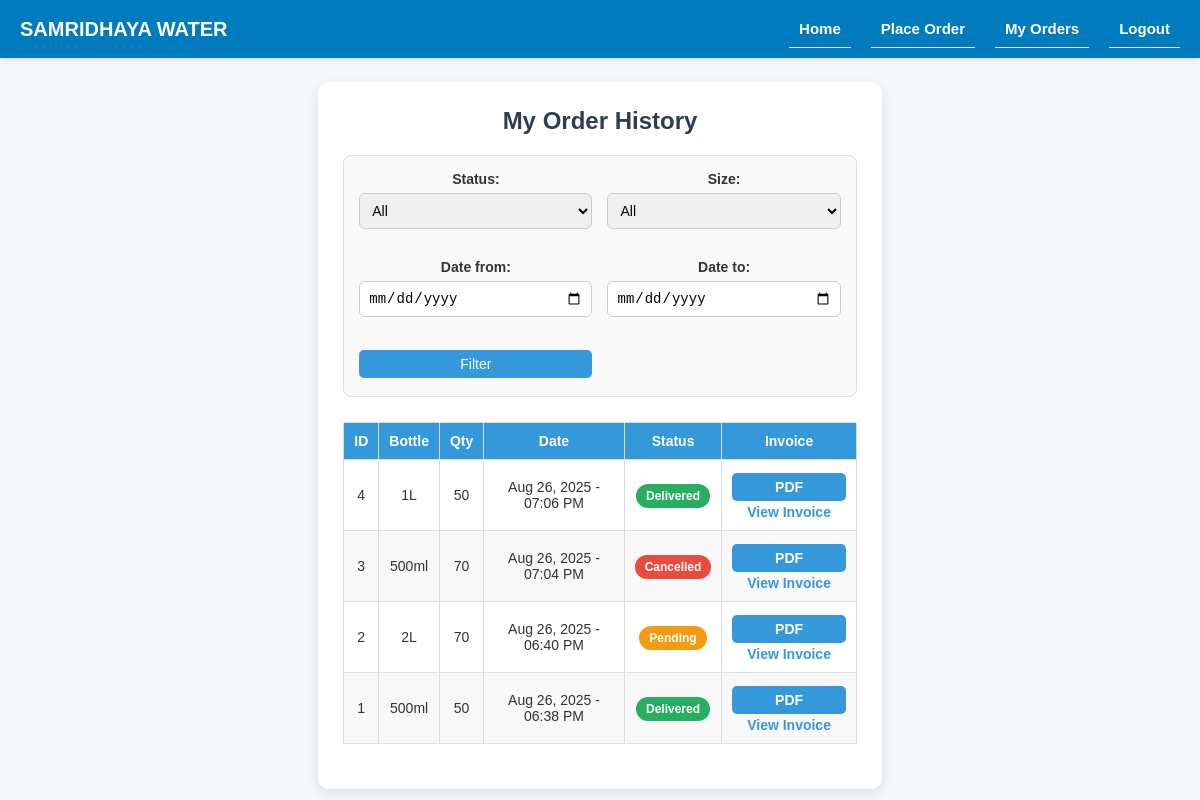
Page /orders/history/ (signed in) on the committed database.
### base/models.py (models this page shows, shortened)
class Order(models.Model):
    STATUS_CHOICES = [
        ('PENDING', 'Pending'),
        ('PROCESSING', 'Processing'),
        ('OUT_FOR_DELIVERY', 'Out for Delivery'),
        ('DELIVERED', 'Delivered'),
        ('CANCELLED', 'Cancelled'),
    ]
    restaurant = models.ForeignKey(Restaurant, on_delete=models.CASCADE, related_name='orders')
    bottle = models.ForeignKey(Bottle, on_delete=models.PROTECT)
    quantity = models.PositiveIntegerField()
    order_date = models.DateTimeField(auto_now_add=True)
    status = models.CharField(max_length=20, choices=STATUS_CHOICES, default='PENDING')
    notes = models.TextField(blank=True)

class Bottle(models.Model):
    SIZE_CHOICES = [
        ('500ML', '500ml'),
        ('1L', '1L'),
        ('2L', '2L'),
    ]
    size = models.CharField(max_length=10, choices=SIZE_CHOICES, unique=True)
    price = models.DecimalField(max_digits=10, decimal_places=2)  # price per bottle
    def __str__(self):
        return dict(self.SIZE_CHOICES).get(self.size, self.size)

### base/views.py (the view, shortened to what this page needs)
# urls.py: path('orders/history/', views.order_history_view, name='order_history'),
@login_required
def order_history_view(request):
    restaurant = request.user.restaurant
    qs = restaurant.orders.select_related('bottle').order_by('-order_date')
    form = OrderFilterForm(request.GET or None)
    return render(request, 'order_history.html', {'orders': qs, 'filter_form': form})

### base/forms.py
class OrderFilterForm(forms.Form):
    status = forms.ChoiceField(choices=[('', 'All')] + list(Order.STATUS_CHOICES), required=False)
    size = forms.ChoiceField(choices=[('', 'All')] + list(Bottle.SIZE_CHOICES), required=False)
    date_from = forms.DateField(required=False, widget=forms.DateInput(attrs={'type':'date'}))
    date_to = forms.DateField(required=False, widget=forms.DateInput(attrs={'type':'date'}))

### base/templates/order_history.html
{% extends 'main.html' %}
{% block content %}
<div class="container">
  <h2>My Order History</h2>
  <form method="get" class="card">
    <div class="form-group">{{ filter_form.status.label_tag }}{{ filter_form.status }}</div>
    <div class="form-group">{{ filter_form.size.label_tag }}{{ filter_form.size }}</div>
    <div class="form-group">{{ filter_form.date_from.label_tag }}{{ filter_form.date_from }}</div>
    <div class="form-group">{{ filter_form.date_to.label_tag }}{{ filter_form.date_to }}</div>
    <button class="btn" type="submit">Filter</button>
  </form>
  <table>
    <thead><tr><th>ID</th><th>Bottle</th><th>Qty</th><th>Date</th><th>Status</th><th>Invoice</th></tr></thead>
    <tbody>
      {% for order in orders %}
        <tr>
          <td>{{ order.id }}</td>
          <td>{{ order.bottle }}</td>
          <td>{{ order.quantity }}</td>
          <td>{{ order.order_date|date:"M d, Y - h:i A" }}</td>
          <td>
            {% if order.status == 'PENDING' %}<span class="badge badge-pending">Pending</span>
            {% elif order.status == 'PROCESSING' %}<span class="badge badge-processing">Processing</span>
            {% elif order.status == 'OUT_FOR_DELIVERY' %}<span class="badge badge-processing">Out for Delivery</span>
            {% elif order.status == 'DELIVERED' %}<span class="badge badge-delivered">Delivered</span>
            {% else %}<span class="badge badge-cancelled">Cancelled</span>{% endif %}
          </td>
          <td>
            <a class="btn" href="{% url 'order_invoice' order.id %}">PDF</a>
            <a href="{% url 'order_invoice' order.id %}">View Invoice</a>
          </td>
        </tr>
      {% empty %}
        <tr><td colspan="6">No orders found.</td></tr>
      {% endfor %}
    </tbody>
  </table>
</div>
{% endblock %}

### templates/main.html (shortened to what this page needs)
{% load static %}
<!DOCTYPE html>
<html lang="en">
<head>
    <link rel="stylesheet" href="{% static 'style.css' %}">
</head>
<body>
    {% include 'nav.html'%}
    <center>
        {% block content %}
        {% endblock %}
    </center>
</body>
</html>

### templates/nav.html
<nav class="navbar">
  <div class="nav-container">
    <a href="{% url 'home' %}" class="logo">SAMRIDHAYA WATER</a>
    <ul class="nav-links">
      <li><a href="{% url 'home' %}">Home</a></li>
      {% if user.is_authenticated %}
        <li><a href="{% url 'place_order' %}">Place Order</a></li>
        <li><a href="{% url 'order_history' %}">My Orders</a></li>
        <li><a href="{% url 'logout' %}">Logout</a></li>
      {% else %}
        <li><a href="{% url 'login' %}">Login</a></li>
        <li><a href="{% url 'register' %}">Register</a></li>
      {% endif %}
    </ul>
  </div>
</nav>

### rows in the picture
Order: id "4", bottle "1L", quantity "50", order_date "Aug 26, 2025 - 07:06 PM", status "Delivered"
Order: id "3", bottle "500ml", quantity "70", order_date "Aug 26, 2025 - 07:04 PM", status "Cancelled"
Order: id "2", bottle "2L", quantity "70", order_date "Aug 26, 2025 - 06:40 PM", status "Pending"
Order: id "1", bottle "500ml", quantity "50", order_date "Aug 26, 2025 - 06:38 PM", status "Delivered"

### other values in the picture
{{ filter_form.status.label_tag }} "Status:"
{{ filter_form.size.label_tag }} "Size:"
{{ filter_form.date_from.label_tag }} "Date from:"
{{ filter_form.date_to.label_tag }} "Date to:"
